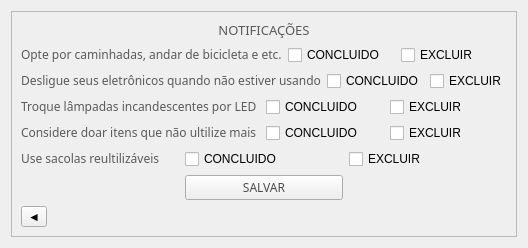
      <widget class="QWidget" name="notificacao">
       <layout class="QGridLayout" name="gridLayout">
        <item row="0" column="0">
         <widget class="QFrame" name="frame_nots">
          <property name="frameShape">
           <enum>QFrame::StyledPanel</enum>
          </property>
          <property name="frameShadow">
           <enum>QFrame::Raised</enum>
          </property>
          <layout class="QVBoxLayout" name="verticalLayout_5">
           <item>
            <widget class="QLabel" name="nots_label">
             <property name="font">
              <font>
               <family>Franklin Gothic Demi</family>
               <pointsize>10</pointsize>
              </font>
             </property>
             <property name="text">
              <string>&lt;html&gt;&lt;head/&gt;&lt;body&gt;&lt;p&gt;&lt;span style=&quot; color:#5a5a5a;&quot;&gt;NOTIFICAÇÕES&lt;/span&gt;&lt;/p&gt;&lt;/body&gt;&lt;/html&gt;</string>
             </property>
             <property name="alignment">
              <set>Qt::AlignCenter</set>
             </property>
            </widget>
           </item>
           <item>
            <layout class="QHBoxLayout" name="quadrado_opte_por">
             <item>
              <layout class="QVBoxLayout" name="opte_por">
               <item>
                <layout class="QVBoxLayout" name="vert_opte_por">
                 <item>
                  <widget class="QLabel" name="opte_por_label">
                   <property name="font">
                    <font>
                     <family>Franklin Gothic Demi</family>
                    </font>
                   </property>
                   <property name="text">
                    <string>&lt;html&gt;&lt;head/&gt;&lt;body&gt;&lt;p&gt;&lt;span style=&quot; color:#5a5a5a;&quot;&gt;Opte por caminhadas, andar de bicicleta e etc.&lt;/span&gt;&lt;/p&gt;&lt;/body&gt;&lt;/html&gt;</string>
                   </property>
                  </widget>
                 </item>
                </layout>
               </item>
              </layout>
             </item>
             <item>
              <widget class="QCheckBox" name="concluido1">
               <property name="text">
                <string>CONCLUIDO</string>
               </property>
              </widget>
             </item>
             <item>
              <widget class="QCheckBox" name="exclui1">
               <property name="text">
                <string>EXCLUIR</string>
               </property>
              </widget>
             </item>
            </layout>
           </item>
           <item>
            <layout class="QHBoxLayout" name="quadrado_desligue">
             <item>
              <layout class="QVBoxLayout" name="vertical_desligue">
               <item>
                <widget class="QLabel" name="desligue_label">
                 <property name="font">
                  <font>
                   <family>Franklin Gothic Demi</family>
                  </font>
                 </property>
                 <property name="text">
                  <string>&lt;html&gt;&lt;head/&gt;&lt;body&gt;&lt;p&gt;&lt;span style=&quot; color:#5a5a5a;&quot;&gt;Desligue seus eletrônicos quando não estiver usando&lt;/span&gt;&lt;/p&gt;&lt;/body&gt;&lt;/html&gt;</string>
                 </property>
                </widget>
               </item>
              </layout>
             </item>
             <item>
              <widget class="QCheckBox" name="concluido2">
               <property name="text">
                <string>CONCLUIDO</string>
               </property>
              </widget>
             </item>
             <item>
              <widget class="QCheckBox" name="exlui2">
               <property name="text">
                <string>EXCLUIR</string>
               </property>
              </widget>
             </item>
            </layout>
           </item>
           <item>
            <layout class="QHBoxLayout" name="quadrado_troque">
             <item>
              <layout class="QVBoxLayout" name="vertical_troque">
               <item>
                <widget class="QLabel" name="troque_label">
                 <property name="font">
                  <font>
                   <family>Franklin Gothic Demi</family>
                  </font>
                 </property>
                 <property name="text">
                  <string>&lt;html&gt;&lt;head/&gt;&lt;body&gt;&lt;p&gt;&lt;span style=&quot; color:#5a5a5a;&quot;&gt;Troque lâmpadas incandescentes por LED                &lt;/span&gt;&lt;/p&gt;&lt;/body&gt;&lt;/html&gt;</string>
                 </property>
                </widget>
               </item>
              </layout>
             </item>
             <item>
              <widget class="QCheckBox" name="concluido3">
               <property name="text">
                <string>CONCLUIDO</string>
               </property>
              </widget>
             </item>
             <item>
              <widget class="QCheckBox" name="exclui3">
               <property name="text">
                <string>EXCLUIR</string>
               </property>
              </widget>
             </item>
            </layout>
           </item>
           <item>
            <layout class="QHBoxLayout" name="quadrado_considere">
             <item>
              <layout class="QVBoxLayout" name="vertical_considere">
               <item>
                <widget class="QLabel" name="considere_label">
                 <property name="font">
                  <font>
                   <family>Franklin Gothic Demi</family>
                  </font>
                 </property>
                 <property name="text">
                  <string>&lt;html&gt;&lt;head/&gt;&lt;body&gt;&lt;p&gt;&lt;span style=&quot; color:#5a5a5a;&quot;&gt;Considere doar itens que não ultilize mais              &lt;/span&gt;&lt;/p&gt;&lt;/body&gt;&lt;/html&gt;</string>
                 </property>
                </widget>
               </item>
              </layout>
             </item>
             <item>
              <widget class="QCheckBox" name="concluido4">
               <property name="text">
                <string>CONCLUIDO</string>
               </property>
              </widget>
             </item>
             <item>
              <widget class="QCheckBox" name="exclui4">
               <property name="text">
                <string>EXCLUIR</string>
               </property>
              </widget>
             </item>
            </layout>
           </item>
           <item>
            <layout class="QHBoxLayout" name="quadrado_use_sacolas">
             <item>
              <layout class="QVBoxLayout" name="vertical_use_sacolas">
               <item>
                <widget class="QLabel" name="use_sacolas_label">
                 <property name="font">
                  <font>
                   <family>Franklin Gothic Demi</family>
                  </font>
                 </property>
                 <property name="text">
                  <string>&lt;html&gt;&lt;head/&gt;&lt;body&gt;&lt;p&gt;&lt;span style=&quot; color:#5a5a5a;&quot;&gt;Use sacolas reultilizáveis              &lt;/span&gt;&lt;/p&gt;&lt;/body&gt;&lt;/html&gt;</string>
                 </property>
                </widget>
               </item>
              </layout>
             </item>
             <item>
              <widget class="QCheckBox" name="concluido5">
               <property name="text">
                <string>CONCLUIDO</string>
               </property>
              </widget>
             </item>
             <item>
              <widget class="QCheckBox" name="exclui5">
               <property name="text">
                <string>EXCLUIR</string>
               </property>
              </widget>
             </item>
            </layout>
           </item>
           <item>
            <layout class="QHBoxLayout" name="quadrado_salv_not">
             <item>
              <widget class="QLabel" name="salv_not_label_left_2">
               <property name="text">
                <string/>
               </property>
              </widget>
             </item>
             <item>
              <widget class="QPushButton" name="bot_salv_not">
               <property name="font">
                <font>
                 <family>Franklin Gothic Demi</family>
                </font>
               </property>
               <property name="styleSheet">
                <string notr="true">  color: rgb(77, 77, 77);
    </string>
               </property>
               <property name="text">
                <string>SALVAR</string>
               </property>
              </widget>
             </item>
             <item>
              <layout class="QVBoxLayout" name="espacovazio_salva_not_right">
               <item>
                <widget class="QLabel" name="salv_not_label_right_2">
                 <property name="text">
                  <string/>
                 </property>
                </widget>
               </item>
              </layout>
             </item>
            </layout>
           </item>
           <item>
            <widget class="QToolButton" name="bot_volt_mainscre">
             <property name="text">
              <string>◄</string>
             </property>
            </widget>
           </item>
          </layout>
         </widget>
        </item>
       </layout>
      </widget>
